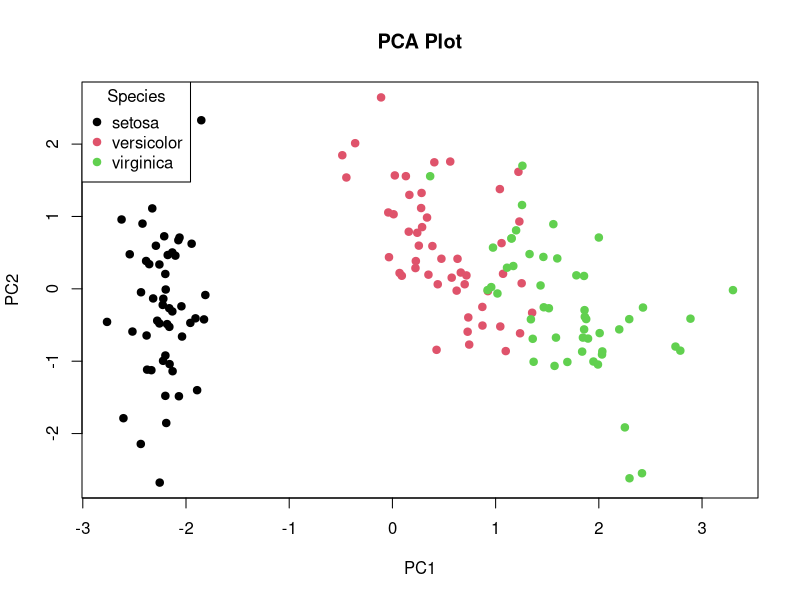

Write the R code that produced this figure.
# Load the iris dataset
data(iris)

# Take the numeric part of the iris data
data_iris <- iris[,1:4]

# Standardize the data
scaled_data <- scale(data_iris)

# Perform PCA
pca_result <- prcomp(scaled_data)

# Plot the first two principal components
plot(pca_result$x[,1], pca_result$x[,2], 
     col = as.numeric(iris$Species),
     pch = 19,
     xlab = "PC1",
     ylab = "PC2",
     main = "PCA Plot")

# Add legend
legend("topleft", 
       legend = levels(iris$Species),
       col = 1:3, 
       pch = 19,
       title = "Species")
